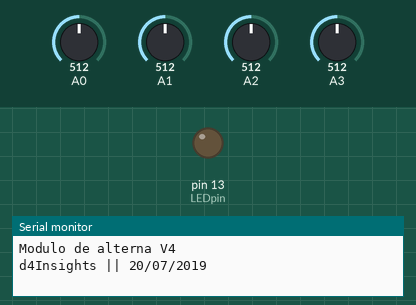
Simulated run of this sketch. Board: Arduino Uno, built with avr-gcc and run on an emulated ATmega328P. Parts: output pins drawn as LEDs (lit = HIGH), the last lines printed to the serial monitor. The inputs (shaded band) are chosen by the test bench; at power-on: A0 = 512, A1 = 512, A2 = 512, A3 = 512.

Above: at 7.7 s.
At 10.6 s:
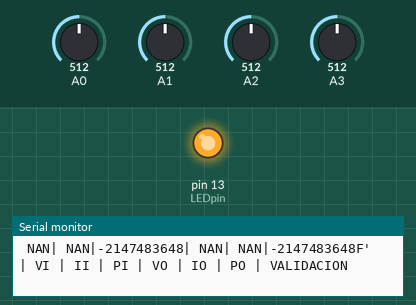
Timing chart, 0 to 18.1 s (numbered marks = the images above):
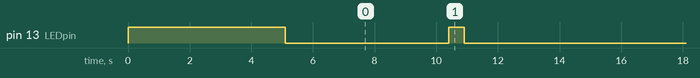

The sketch:

NanoBBPMonitorv10.ino
```cpp
/*
              Modulo Alterna
  Proyecto: Monitoreo De Inversores
  Fecha   :       20/07/2019
  Version :           1

*/
//--------------------------------------------------------------------------------------------------------------
//Bibliotecas
//
#include <Wire.h>
//--------------------------------------------------------------------------------------------------------------
//Pines de lecturas
//
#define inPinV   0
#define inPinI1  2
#define inPinV2  1
#define inPinI2  3
//--------------------------------------------------------------------------------------------------------------
//Pin del led de Status
//
#define LEDpin   13
//--------------------------------------------------------------------------------------------------------------
//Tiempo entre lecturas
//
#define BANDA 10000
//--------------------------------------------------------------------------------------------------------------
//String de la trama- Comunicacion con el MKR1400 GSM
//
String dataFileName = ""; //Inicio la String de la trama
//--------------------------------------------------------------------------------------------------------------
//Variables de lectura
//
float VI, VO, II, IO, POUT, PIN;
int analog_inputs_pins[] = {0, 1, 2, 3}; // Analog pins to sample and pin sampling order
int numberof_analog_inputs = sizeof(analog_inputs_pins) / 2;
int conversion_in_progress = 0;
int sample_in_register;
int next_conversion = 0;
unsigned long timer;
double frequency;
signed int lastSampleV, sampleV;
signed long shifted_filterV;
float sumV, total_sumV;
signed int lastSampleI1, sampleI1;
signed long shifted_filterI1;
float sumI1, sumP1, total_sumI1, total_sumP1;
signed int lastSampleV2, sampleV2;
signed long shifted_filterV2;
float sumV2, total_sumV2;
signed int lastSampleI2, sampleI2;
signed long shifted_filterI2;
float sumI2, sumP2, total_sumI2, total_sumP2;
unsigned long numberOfSamples = 0, total_numberOfSamples;
unsigned int numberOfCycles = 0;
boolean last_cyclestate, cyclestate = false;
unsigned long last_cycle_time, cycle_period;
unsigned long total_cycle_period = 0;
static signed long filteredV;
static signed long filteredV2;
static signed long filteredI1;
static signed long filteredI2;
bool validacion = 0;

//--------------------------------------------------------------------------------------------------------------
//Valores de CALIBRACION
//
double VICAL = 254.05528;            // Setup Inicial: 254.05 (mas o menos 1 punto es 1 volt)
double IICAL = 2.54;                 // Setup Inicial: 2.54 (mas o menos 0,2 es 0,2 ampers)
double VOCAL = 262.143690;           // Setup Inicial: 262.14  (mas o menos 1 punto es 1 volt)
double IOCAL = 2.43;                 // Setup Inicial: 2.43 (mas o menos 0,2 es 0,2 ampers)
double POCAL = 0.95204;
double PICAL = 1;
int supply_voltage = 5000;
double VI_RATIO = VICAL * ((supply_voltage / 1000.0) / 1023.0);
double II_RATIO = IICAL * ((supply_voltage / 1000.0) / 1023.0);
double VO_RATIO = VOCAL * ((supply_voltage / 1000.0) / 1023.0);
double IO_RATIO = IOCAL * ((supply_voltage / 1000.0) / 1023.0);


//=============================================================================================================
//Setup del programa
//
void setup()
{
  Serial.begin(9600);
  Serial.println("Modulo de alterna V4");
  Serial.println("d4Insights || 20/07/2019");
  pinMode(LEDpin, OUTPUT);
  digitalWrite(LEDpin, HIGH); delay(100); digitalWrite(LEDpin, LOW); //Parpadeo Rapido
  // REFS0 sets AVcc with external capacitor on AREF pin
  // CT1PIN sets the analog input pin to start reading from
  ADMUX = _BV(REFS0) | next_conversion;

  ADCSRA = _BV(ADATE) | _BV(ADIE);

  ADCSRA |= _BV(ADPS2) | _BV(ADPS1) | _BV(ADPS0);

  ADCSRA |= _BV(ADEN) | _BV(ADSC);

  //Inicio la comunicacion con el modulo de comunicaciones
  Wire.begin(8);                        // Inicio en modo slave (dispositivo Nro 8)
  Wire.onRequest(requestEvent);

  digitalWrite(LEDpin, HIGH); delay(5000); digitalWrite(LEDpin, LOW); //long flash LED to indicate power up success

  last_cycle_time = micros();
}
//=============================================================================================================
//Interrupcion de lectura
//
ISR(ADC_vect)
{
  signed long shiftedFCL;
  signed long shiftedFCL2;
  sample_in_register = conversion_in_progress;
  conversion_in_progress = analog_inputs_pins[next_conversion];

  if (sample_in_register == inPinV)
  {
    // VOLTAGE
    lastSampleV = sampleV;                               // Used for digital high pass filter
    sampleV = ADC;                                       // Read in raw voltage signal

    // See documentation here for tutorial on digital filters:
    // http://openenergymonitor.org/emon/buildingblocks/digital-filters-for-offset-removal
    shiftedFCL = shifted_filterV + (long)((sampleV - lastSampleV) << 8);
    shifted_filterV = shiftedFCL - (shiftedFCL >> 8);
    filteredV = (shifted_filterV + 128) >> 8;

    sumV += filteredV * filteredV;
  }

  if (sample_in_register == inPinI1)
  {
    // CT1
    lastSampleI1 = sampleI1;
    sampleI1 = ADC;

    shiftedFCL = shifted_filterI1 + (long)((sampleI1 - lastSampleI1) << 8);
    shifted_filterI1 = shiftedFCL - (shiftedFCL >> 8);
    filteredI1 = (shifted_filterI1 + 128) >> 8;

    sumI1 += filteredI1 * filteredI1;
    sumP1 += abs(filteredV * filteredI1);
  }

  if (sample_in_register == inPinV2)
  {
    // VOLTAGE 2
    lastSampleV2 = sampleV2;                               // Used for digital high pass filter
    sampleV2 = ADC;                                       // Read in raw voltage signal

    // See documentation here for tutorial on digital filters:
    // http://openenergymonitor.org/emon/buildingblocks/digital-filters-for-offset-removal
    shiftedFCL2 = shifted_filterV2 + (long)((sampleV2 - lastSampleV2) << 8);
    shifted_filterV2 = shiftedFCL2 - (shiftedFCL2 >> 8);
    filteredV2 = (shifted_filterV2 + 128) >> 8;

    sumV2 += filteredV2 * filteredV2;
  }

  if (sample_in_register == inPinI2)
  {
    // CT2
    lastSampleI2 = sampleI2;
    sampleI2 = ADC;

    shiftedFCL2 = shifted_filterI2 + (long)((sampleI2 - lastSampleI2) << 8);
    shifted_filterI2 = shiftedFCL2 - (shiftedFCL2 >> 8);
    filteredI2 = (shifted_filterI2 + 128) >> 8;

    sumI2 += filteredI2 * filteredI2;
    sumP2 += abs(filteredV2 * filteredI2);
  }

  // Set the adc channel to read from the sample after the current one already underway
  // the value of which will not be in the next ISR call but the one after.

  // cycle through analog inputs to the next input which is enabled

  boolean next_conversion_set = false;
  while (next_conversion_set == false)
  {
    next_conversion++;
    // If we've looped through all analog inputs then go back to the start
    if (next_conversion > (numberof_analog_inputs - 1)) next_conversion = 0;
    ADMUX = _BV(REFS0) | analog_inputs_pins[next_conversion]; next_conversion_set = true;

    // If we're starting at input zero again then a whole set of inputs have been sampled, time to do calcs
    if (next_conversion == 0)
    {
      numberOfSamples++;                                   // Count number of times looped.

      last_cyclestate = cyclestate;
      if (filteredV > 0) cyclestate = true; else cyclestate = false;

      if (last_cyclestate == 0 && cyclestate == 1)
      {
        numberOfCycles ++;

        unsigned long cycle_time = micros();
        cycle_period = cycle_time - last_cycle_time;
        last_cycle_time = cycle_time;

        total_cycle_period += cycle_period;

        total_numberOfSamples += numberOfSamples; numberOfSamples = 0;
        total_sumV += sumV; sumV = 0;

        total_sumI1 += sumI1; sumI1 = 0;
        total_sumP1 += sumP1; sumP1 = 0;

        total_sumI2 += sumI2; sumI2 = 0;
        total_sumP2 += sumP2; sumP2 = 0;

        total_sumV2 += sumV2; sumV2 = 0;
      }
    }
  }
}
//=============================================================================================================
//Setup del programa
//
void loop()
{
  if ((millis() - timer) > BANDA)
  {
    timer = millis();

    //-------------------------------------------------------------------------------------------------------------------------
    // Complete measurement calculations
    //-------------------------------------------------------------------------------------------------------------------------
    // Calculation of the root of the mean of the voltage and current squared (rms)
    // Calibration coeficients applied.

    VI = VI_RATIO * sqrt(total_sumV  / total_numberOfSamples);
    II = II_RATIO * sqrt(total_sumI1 / total_numberOfSamples);
    if (II < 0.02)
      II = 0;
    VO = VO_RATIO * sqrt(total_sumV2 / total_numberOfSamples);
    IO = IO_RATIO * sqrt(total_sumI2 / total_numberOfSamples);
    if (IO < 0.02)
      IO = 0;
    //Calculation power values
    PIN  = VI_RATIO * II_RATIO * total_sumP1 * PICAL / total_numberOfSamples;
    if (PIN < 3 || II == 0)
      PIN = 0;
    POUT = VO_RATIO * IO_RATIO * total_sumP2 * POCAL / total_numberOfSamples;
    if (POUT < 3 || IO == 0)
      POUT = 0;

    frequency = 1.0 / ((total_cycle_period / numberOfCycles) / 1000000.0);

    //Genero la trama a enviar
    generoTramaI2C();


    // Reset integer mains cycle accumulators
    numberOfCycles = 0;
    total_cycle_period = 0;

    total_numberOfSamples = 0;
    total_sumV = 0;

    total_sumI1 = 0;
    total_sumP1 = 0;

    total_sumI2 = 0;
    total_sumP2 = 0;

    total_sumV2 = 0;


    //Short Flash Led de estado
    digitalWrite(LEDpin, HIGH); delay(500); digitalWrite(LEDpin, LOW);

  }
}
//=============================================================================================================
//Respuesta a la request del maestro... Envio los datos
//
void requestEvent() {
  char __dataFileName[100] = {0};
  dataFileName.toCharArray(__dataFileName, sizeof(__dataFileName));
  Wire.write(__dataFileName);  /*send string on request */
  validacion = 1;

}
//=============================================================================================================
// Genero la trama para enviarle al maestro cuando lo solicite
//
void generoTramaI2C() {

  // Print output
  Serial.println("=======================================================================================================================");
  Serial.println("ENTRADA ==> VIN: " + String(VI, 1) + "V| IIN : " + String(II, 3) + "A| PIN : " + String(PIN, 2) + "| F: "  + String(frequency, 2) + "Hz");
  Serial.println("SALIDA  ==> VO : " + String(VO, 1) + "V| IOUT: " + String(IO, 3) + "A| POUT: " + String(POUT, 2) + "| F: " + String(frequency, 2) + "Hz");
  Serial.println("=======================================================================================================================");
  Serial.println();


  dataFileName = String(VI, 2) + "|" + String(II, 2) + "|" + String(round(PIN)) + "|" + String(VO, 2) + "|" + String(IO, 2) + "|" + String(round(POUT)) + "F";
  Serial.print(dataFileName);
  Serial.println("'");
  Serial.println("| VI | II | PI | VO | IO | PO | VALIDACION");
  Serial.println();


}
```

Measured:
- by itself, pin 13 (LEDpin): repeats every 10.0 s: HIGH 0.50 s, LOW 9.5 s
